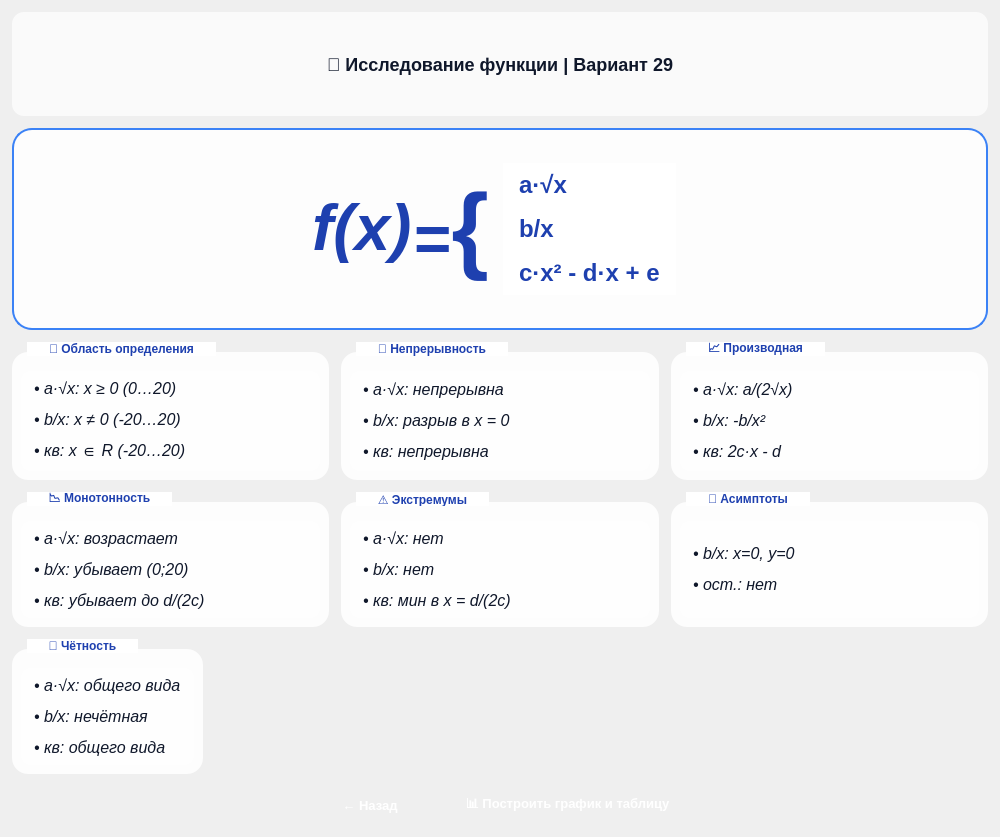
<?xml version="1.0" encoding="UTF-8"?>
<ui version="4.0">
 <class>FormSolve</class>
 <widget class="QWidget" name="FormSolve">
  <property name="geometry">
   <rect>
    <x>0</x>
    <y>0</y>
    <width>1000</width>
    <height>837</height>
   </rect>
  </property>
  <property name="windowTitle">
   <string>Исследование функции - Вариант 29</string>
  </property>
  <property name="styleSheet">
   <string notr="true">
    QWidget {
        background: qlineargradient(x1:0, y1:0, x2:1, y2:1,
                                    stop:0 #f0f4f8,
                                    stop:1 #e2e8f0);
        font-family: 'Segoe UI', sans-serif;
        color: #0f172a;
    }

    QLabel#titleLabel {
        color: #0f172a;
        font-size: 18px;
        font-weight: 700;
        padding: 10px;
        background: rgba(255,255,255,0.7);
        border-radius: 12px;
    }

    QGroupBox {
        font-weight: 600;
        font-size: 12px;
        color: #0f172a;
        border: none;
        background: rgba(255,255,255,0.85);
        border-radius: 16px;
        margin-top: 10px;
        padding-top: 10px;
    }
    QGroupBox::title {
        subcontrol-origin: margin;
        left: 15px;
        top: 0px;
        padding: 0 20px;
        background: #ffffff;
        border-radius: 28px;
        color: #1e40af;
        font-size: 18px;
        font-weight: 700;
    }

    QLabel {
        color: #0f172a;
    }

    QPushButton {
        background: qlineargradient(x1:0, y1:0, x2:0, y2:1,
                                    stop:0 #3b82f6,
                                    stop:1 #2563eb);
        color: white;
        border: none;
        border-radius: 30px;
        padding: 8px 20px;
        font-size: 13px;
        font-weight: 600;
    }
    QPushButton:hover {
        background: qlineargradient(x1:0, y1:0, x2:0, y2:1,
                                    stop:0 #2563eb,
                                    stop:1 #1d4ed8);
    }
    QPushButton#backButton {
        background: qlineargradient(x1:0, y1:0, x2:0, y2:1,
                                    stop:0 #94a3b8,
                                    stop:1 #64748b);
    }
   </string>
  </property>
  <layout class="QVBoxLayout" name="mainLayout">
   <property name="spacing">
    <number>12</number>
   </property>
   <property name="leftMargin">
    <number>12</number>
   </property>
   <property name="topMargin">
    <number>12</number>
   </property>
   <property name="rightMargin">
    <number>12</number>
   </property>
   <property name="bottomMargin">
    <number>12</number>
   </property>
   <item>
    <widget class="QLabel" name="titleLabel">
     <property name="text">
      <string>🧠 Исследование функции | Вариант 29</string>
     </property>
     <property name="alignment">
      <set>Qt::AlignmentFlag::AlignCenter</set>
     </property>
    </widget>
   </item>
   <item>
    <widget class="QWidget" name="functionWidget" native="true">
     <property name="styleSheet">
      <string>background: rgba(255,255,255,0.9); border-radius: 20px; border: 2px solid #3b82f6;</string>
     </property>
     <layout class="QHBoxLayout" name="functionLayout">
      <property name="leftMargin">
       <number>20</number>
      </property>
      <property name="topMargin">
       <number>15</number>
      </property>
      <property name="rightMargin">
       <number>20</number>
      </property>
      <property name="bottomMargin">
       <number>15</number>
      </property>
      <item>
       <widget class="QLabel" name="functionLabel">
        <property name="styleSheet">
         <string>background: transparent; border: none; padding: 10px;</string>
        </property>
        <property name="text">
         <string>&lt;html&gt;&lt;head/&gt;&lt;body&gt;&lt;table border=&quot;0&quot; style=&quot; margin-top:0px; margin-bottom:0px; margin-left:0px; margin-right:0px; border-collapse:collapse;&quot; align=&quot;center&quot; cellspacing=&quot;2&quot; cellpadding=&quot;0&quot;&gt;&lt;tr&gt;&lt;td style=&quot; vertical-align:middle;&quot;&gt;&lt;p&gt;&lt;span style=&quot; font-family:'Times New Roman','Georgia','serif'; font-size:48pt; font-weight:700; font-style:italic; color:#1e40af;&quot;&gt;f(x)&lt;/span&gt;&lt;/p&gt;&lt;/td&gt;&lt;td style=&quot; vertical-align:middle;&quot;&gt;&lt;p&gt;&lt;span style=&quot; font-family:'Times New Roman','Georgia','serif'; font-size:48pt; font-weight:700; color:#1e40af;&quot;&gt;=&lt;/span&gt;&lt;span style=&quot; font-family:'Times New Roman','Georgia','serif'; font-size:72pt; font-weight:700; color:#1e40af;&quot;&gt;{&lt;/span&gt;&lt;/p&gt;&lt;/td&gt;&lt;td style=&quot; padding-left:12; padding-right:12; padding-top:8; padding-bottom:8;&quot;&gt;&lt;table border=&quot;0&quot; style=&quot; margin-top:0px; margin-bottom:0px; margin-left:0px; margin-right:0px;&quot; cellspacing=&quot;0&quot; cellpadding=&quot;6&quot;&gt;&lt;tr&gt;&lt;td bgcolor=&quot;#ffffff&quot; style=&quot; border-radius:12px; padding:8px 16px;&quot;&gt;&lt;p&gt;&lt;span style=&quot; font-family:'Times New Roman','Georgia','serif'; font-size:18pt; font-weight:700; color:#1e40af;&quot;&gt;a·√x&lt;/span&gt;&lt;/p&gt;&lt;/td&gt;&lt;/tr&gt;&lt;tr&gt;&lt;td bgcolor=&quot;#ffffff&quot; style=&quot; border-radius:12px; padding:8px 16px;&quot;&gt;&lt;p&gt;&lt;span style=&quot; font-family:'Times New Roman','Georgia','serif'; font-size:18pt; font-weight:700; color:#1e40af;&quot;&gt;b/x&lt;/span&gt;&lt;/p&gt;&lt;/td&gt;&lt;/tr&gt;&lt;tr&gt;&lt;td bgcolor=&quot;#ffffff&quot; style=&quot; border-radius:12px; padding:8px 16px;&quot;&gt;&lt;p&gt;&lt;span style=&quot; font-family:'Times New Roman','Georgia','serif'; font-size:18pt; font-weight:700; color:#1e40af;&quot;&gt;c·x² - d·x + e&lt;/span&gt;&lt;/p&gt;&lt;/td&gt;&lt;/tr&gt;&lt;/table&gt;&lt;/td&gt;&lt;/tr&gt;&lt;/table&gt;&lt;/body&gt;&lt;/html&gt;</string>
        </property>
        <property name="alignment">
         <set>Qt::AlignmentFlag::AlignCenter</set>
        </property>
       </widget>
      </item>
     </layout>
    </widget>
   </item>
   <item>
    <layout class="QHBoxLayout" name="analyticsLayout">
     <property name="spacing">
      <number>12</number>
     </property>
     <item>
      <widget class="QGroupBox" name="col1Group">
       <property name="font">
        <font>
         <family>Segoe UI</family>
         <pointsize>-1</pointsize>
         <fontweight>DemiBold</fontweight>
        </font>
       </property>
       <property name="title">
        <string>📌 Область определения</string>
       </property>
       <layout class="QVBoxLayout" name="col1Layout">
        <item>
         <widget class="QLabel" name="domainValueLabel">
          <property name="styleSheet">
           <string>background: rgba(255,255,255,0.5); border-radius: 10px; padding: 8px; font-family: 'Consolas', monospace; font-size: 20px;</string>
          </property>
          <property name="text">
           <string>&lt;html&gt;&lt;head/&gt;&lt;body&gt;&lt;p&gt;&lt;span style=&quot; font-size:12pt; font-style:italic;&quot;&gt;• a·√x: x ≥ 0 (0…20)&lt;/span&gt;&lt;/p&gt;&lt;p&gt;&lt;span style=&quot; font-size:12pt; font-style:italic;&quot;&gt;• b/x: x ≠ 0 (-20…20)&lt;/span&gt;&lt;/p&gt;&lt;p&gt;&lt;span style=&quot; font-size:12pt; font-style:italic;&quot;&gt;• кв: x ∈ R (-20…20)&lt;/span&gt;&lt;/p&gt;&lt;/body&gt;&lt;/html&gt;</string>
          </property>
         </widget>
        </item>
       </layout>
      </widget>
     </item>
     <item>
      <widget class="QGroupBox" name="col2Group">
       <property name="font">
        <font>
         <family>Segoe UI</family>
         <pointsize>-1</pointsize>
         <fontweight>DemiBold</fontweight>
        </font>
       </property>
       <property name="title">
        <string>🔗 Непрерывность</string>
       </property>
       <layout class="QVBoxLayout" name="col2Layout">
        <item>
         <widget class="QLabel" name="continuityValueLabel">
          <property name="styleSheet">
           <string>background: rgba(255,255,255,0.5); border-radius: 10px; padding: 8px; font-family: 'Consolas', monospace; font-size: 20px;</string>
          </property>
          <property name="text">
           <string>&lt;html&gt;&lt;head/&gt;&lt;body&gt;&lt;p&gt;&lt;span style=&quot; font-size:12pt; font-style:italic;&quot;&gt;• a·√x: непрерывна&lt;/span&gt;&lt;/p&gt;&lt;p&gt;&lt;span style=&quot; font-size:12pt; font-style:italic;&quot;&gt;• b/x: разрыв в x = 0&lt;/span&gt;&lt;/p&gt;&lt;p&gt;&lt;span style=&quot; font-size:12pt; font-style:italic;&quot;&gt;• кв: непрерывна&lt;/span&gt;&lt;/p&gt;&lt;/body&gt;&lt;/html&gt;</string>
          </property>
         </widget>
        </item>
       </layout>
      </widget>
     </item>
     <item>
      <widget class="QGroupBox" name="col3Group">
       <property name="font">
        <font>
         <family>Segoe UI</family>
         <pointsize>-1</pointsize>
         <fontweight>DemiBold</fontweight>
        </font>
       </property>
       <property name="title">
        <string>📈 Производная</string>
       </property>
       <layout class="QVBoxLayout" name="col3Layout">
        <item>
         <widget class="QLabel" name="derivativeValueLabel">
          <property name="styleSheet">
           <string>background: rgba(255,255,255,0.5); border-radius: 10px; padding: 8px; font-family: 'Consolas', monospace; font-size: 20px;</string>
          </property>
          <property name="text">
           <string>&lt;html&gt;&lt;head/&gt;&lt;body&gt;&lt;p&gt;&lt;span style=&quot; font-size:12pt; font-style:italic;&quot;&gt;• a·√x: a/(2√x)&lt;/span&gt;&lt;/p&gt;&lt;p&gt;&lt;span style=&quot; font-size:12pt; font-style:italic;&quot;&gt;• b/x: -b/x²&lt;/span&gt;&lt;/p&gt;&lt;p&gt;&lt;span style=&quot; font-size:12pt; font-style:italic;&quot;&gt;• кв: 2c·x - d&lt;/span&gt;&lt;/p&gt;&lt;/body&gt;&lt;/html&gt;</string>
          </property>
         </widget>
        </item>
       </layout>
      </widget>
     </item>
    </layout>
   </item>
   <item>
    <layout class="QHBoxLayout" name="analyticsLayout2">
     <property name="spacing">
      <number>12</number>
     </property>
     <item>
      <widget class="QGroupBox" name="col4Group">
       <property name="font">
        <font>
         <family>Segoe UI</family>
         <pointsize>-1</pointsize>
         <fontweight>DemiBold</fontweight>
        </font>
       </property>
       <property name="title">
        <string>📉 Монотонность</string>
       </property>
       <layout class="QVBoxLayout" name="col4Layout">
        <item>
         <widget class="QLabel" name="monotonicityValueLabel">
          <property name="styleSheet">
           <string>background: rgba(255,255,255,0.5); border-radius: 10px; padding: 8px; font-family: 'Consolas', monospace; font-size: 20px;</string>
          </property>
          <property name="text">
           <string>&lt;html&gt;&lt;head/&gt;&lt;body&gt;&lt;p&gt;&lt;span style=&quot; font-size:12pt; font-style:italic;&quot;&gt;• a·√x: возрастает&lt;/span&gt;&lt;/p&gt;&lt;p&gt;&lt;span style=&quot; font-size:12pt; font-style:italic;&quot;&gt;• b/x: убывает (0;20)&lt;/span&gt;&lt;/p&gt;&lt;p&gt;&lt;span style=&quot; font-size:12pt; font-style:italic;&quot;&gt;• кв: убывает до d/(2c)&lt;/span&gt;&lt;/p&gt;&lt;/body&gt;&lt;/html&gt;</string>
          </property>
         </widget>
        </item>
       </layout>
      </widget>
     </item>
     <item>
      <widget class="QGroupBox" name="col5Group">
       <property name="font">
        <font>
         <family>Segoe UI</family>
         <pointsize>-1</pointsize>
         <fontweight>DemiBold</fontweight>
        </font>
       </property>
       <property name="title">
        <string>⚠️ Экстремумы</string>
       </property>
       <layout class="QVBoxLayout" name="col5Layout">
        <item>
         <widget class="QLabel" name="extremumValueLabel">
          <property name="styleSheet">
           <string>background: rgba(255,255,255,0.5); border-radius: 10px; padding: 8px; font-family: 'Consolas', monospace; font-size: 20px;</string>
          </property>
          <property name="text">
           <string>&lt;html&gt;&lt;head/&gt;&lt;body&gt;&lt;p&gt;&lt;span style=&quot; font-size:12pt; font-style:italic;&quot;&gt;• a·√x: нет&lt;/span&gt;&lt;/p&gt;&lt;p&gt;&lt;span style=&quot; font-size:12pt; font-style:italic;&quot;&gt;• b/x: нет&lt;/span&gt;&lt;/p&gt;&lt;p&gt;&lt;span style=&quot; font-size:12pt; font-style:italic;&quot;&gt;• кв: мин в x = d/(2c)&lt;/span&gt;&lt;/p&gt;&lt;/body&gt;&lt;/html&gt;</string>
          </property>
         </widget>
        </item>
       </layout>
      </widget>
     </item>
     <item>
      <widget class="QGroupBox" name="col6Group">
       <property name="font">
        <font>
         <family>Segoe UI</family>
         <pointsize>-1</pointsize>
         <fontweight>DemiBold</fontweight>
        </font>
       </property>
       <property name="title">
        <string>📏 Асимптоты</string>
       </property>
       <layout class="QVBoxLayout" name="col6Layout">
        <item>
         <widget class="QLabel" name="asymptotesValueLabel">
          <property name="styleSheet">
           <string>background: rgba(255,255,255,0.5); border-radius: 10px; padding: 8px; font-family: 'Consolas', monospace; font-size: 20px;</string>
          </property>
          <property name="text">
           <string>&lt;html&gt;&lt;head/&gt;&lt;body&gt;&lt;p&gt;&lt;span style=&quot; font-size:12pt; font-style:italic;&quot;&gt;• b/x: x=0, y=0&lt;/span&gt;&lt;/p&gt;&lt;p&gt;&lt;span style=&quot; font-size:12pt; font-style:italic;&quot;&gt;• ост.: нет&lt;/span&gt;&lt;/p&gt;&lt;/body&gt;&lt;/html&gt;</string>
          </property>
         </widget>
        </item>
       </layout>
      </widget>
     </item>
    </layout>
   </item>
   <item>
    <layout class="QHBoxLayout" name="analyticsLayout3">
     <property name="spacing">
      <number>12</number>
     </property>
     <item>
      <widget class="QGroupBox" name="col7Group">
       <property name="font">
        <font>
         <family>Segoe UI</family>
         <pointsize>-1</pointsize>
         <fontweight>DemiBold</fontweight>
        </font>
       </property>
       <property name="title">
        <string>🔄 Чётность</string>
       </property>
       <layout class="QVBoxLayout" name="col7Layout">
        <item>
         <widget class="QLabel" name="parityValueLabel">
          <property name="styleSheet">
           <string>background: rgba(255,255,255,0.5); border-radius: 10px; padding: 8px; font-family: 'Consolas', monospace; font-size: 20px;</string>
          </property>
          <property name="text">
           <string>&lt;html&gt;&lt;head/&gt;&lt;body&gt;&lt;p&gt;&lt;span style=&quot; font-size:12pt; font-style:italic;&quot;&gt;• a·√x: общего вида&lt;/span&gt;&lt;/p&gt;&lt;p&gt;&lt;span style=&quot; font-size:12pt; font-style:italic;&quot;&gt;• b/x: нечётная&lt;/span&gt;&lt;/p&gt;&lt;p&gt;&lt;span style=&quot; font-size:12pt; font-style:italic;&quot;&gt;• кв: общего вида&lt;/span&gt;&lt;/p&gt;&lt;/body&gt;&lt;/html&gt;</string>
          </property>
         </widget>
        </item>
       </layout>
      </widget>
     </item>
     <item>
      <spacer name="analyticsSpacer">
       <property name="orientation">
        <enum>Qt::Orientation::Horizontal</enum>
       </property>
       <property name="sizeHint" stdset="0">
        <size>
         <width>40</width>
         <height>20</height>
        </size>
       </property>
      </spacer>
     </item>
    </layout>
   </item>
   <item>
    <layout class="QHBoxLayout" name="buttonLayout">
     <property name="spacing">
      <number>15</number>
     </property>
     <item>
      <spacer name="leftSpacer">
       <property name="orientation">
        <enum>Qt::Orientation::Horizontal</enum>
       </property>
       <property name="sizeHint" stdset="0">
        <size>
         <width>40</width>
         <height>20</height>
        </size>
       </property>
      </spacer>
     </item>
     <item>
      <widget class="QPushButton" name="backButton">
       <property name="minimumSize">
        <size>
         <width>120</width>
         <height>35</height>
        </size>
       </property>
       <property name="cursor">
        <cursorShape>PointingHandCursor</cursorShape>
       </property>
       <property name="text">
        <string>← Назад</string>
       </property>
      </widget>
     </item>
     <item>
      <widget class="QPushButton" name="calculateButton">
       <property name="minimumSize">
        <size>
         <width>220</width>
         <height>35</height>
        </size>
       </property>
       <property name="cursor">
        <cursorShape>PointingHandCursor</cursorShape>
       </property>
       <property name="text">
        <string>📊 Построить график и таблицу</string>
       </property>
      </widget>
     </item>
     <item>
      <spacer name="rightSpacer">
       <property name="orientation">
        <enum>Qt::Orientation::Horizontal</enum>
       </property>
       <property name="sizeHint" stdset="0">
        <size>
         <width>40</width>
         <height>20</height>
        </size>
       </property>
      </spacer>
     </item>
    </layout>
   </item>
  </layout>
 </widget>
 <resources/>
 <connections/>
</ui>
